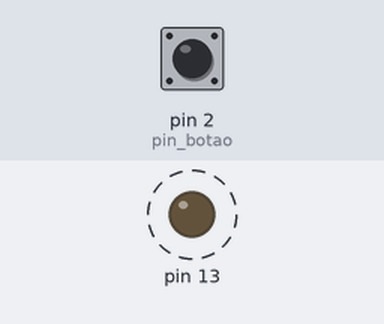
Bench run of a sketch on a simulated Arduino Uno, built with avr-gcc and run on an emulated ATmega328P. Parts: output pins drawn as LEDs (lit = HIGH). Dashed ring = blinking. Inputs (shaded band) come from the test bench; at power-on: pin 2 (pin_botao) HIGH.

Above: at 0.5 s.
Timing chart, 0 to 4.6 s (numbered marks = the images above):
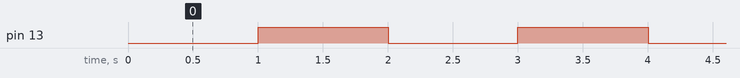

The sketch:

problema_2.ino
```cpp
#define INTERVALO 1000
#define pin_botao 2
unsigned long tempo_anterior = 0;
bool estado = 0;


void setup() {
  pinMode(13, OUTPUT);
  pinMode(pin_botao, INPUT_PULLUP);

}

void loop() {
  unsigned long tempo_atual = millis();
  if ((tempo_atual - tempo_anterior) >= INTERVALO ) {
    estado = !estado;
    digitalWrite(13, estado);
    tempo_anterior = tempo_atual;
  }
  bool botao = digitalRead(pin_botao);
  if (botao == 1) {
}
}
```

Measured:
- by itself, pin 13: alternates HIGH for 1.0 s and LOW for 1.0 s
